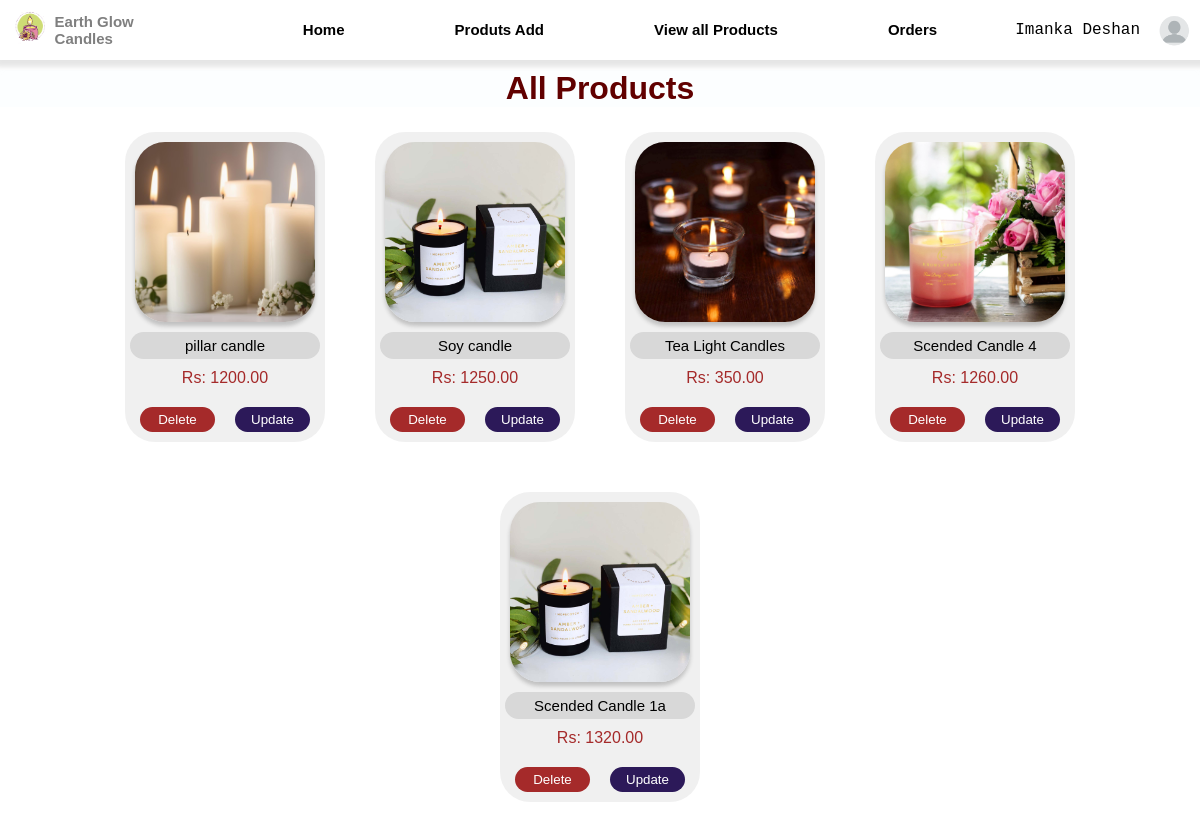
/Addmin/Viewproducts/viewprod.php, run on the app's committed database.
### tables this page shows
CREATE TABLE `products` (
  `prod_id` int(12) NOT NULL,
  `prod_name` varchar(50) NOT NULL,
  `prod_description` varchar(200) NOT NULL,
  `prod_price` int(12) NOT NULL,
  `prod_image` varchar(255) NOT NULL,
  `prod_status` varchar(30) NOT NULL,
  `prod_category` varchar(50) DEFAULT NULL
);

### Addmin/Viewproducts/viewprod.php (the view, shortened to what this page needs)
<!DOCTYPE html>
<html lang="en">
<head>
    <link rel="stylesheet" href="viewproducts.css">
</head>
<body>
<?php require_once '../Header.php'; ?>
<h1> All Products </h1>
<div class="prod-page">
    <?php
require_once '../../db.inc.php';
$sql = "SELECT prod_id, prod_name, prod_description, prod_price, prod_image FROM products WHERE prod_status = 'active'";
$result = mysqli_query($conn, $sql);
if (mysqli_num_rows($result) > 0) {
    while ($row = mysqli_fetch_assoc($result)) {
    ?>
        <div class="prod-container"> <?php
            echo '<div class="product-box">';
            echo '<img src="../Addproducts/products/' . htmlspecialchars($row['prod_image']) . '" alt="" class="product-image">';
            echo '<h2 class="product-name">' . htmlspecialchars($row['prod_name']) . '</h2>';
            echo '<p class="prod-price">Rs: ' . htmlspecialchars($row['prod_price']) .'.00</p>';
            ?>
            <div class = "button">
                <form action="deleteprod.php" method="POST" >
                    <button type="submit" class="delete" onclick = "return confirm('Are you sure delete this product')">Delete</button>
                </form>
                <form action="../updateprod/updateprod.php" method="GET">
                    <button type="submit" class="update">Update</button>
                </form>
            </div>
        <?php
            echo '</div>';
    ?>
        </div>
     <?php
    }
} else {
    ?> <div class="errormsg"> <?php
    echo '<p class = "error">No active products available.</p>';
    ?> </div> <?php
}
?>
</div>
</body>
</html>

### Addmin/Viewproducts/viewproducts.css (style rules this page uses)
* { margin: 0px; font-family: 'Poppins', sans-serif; }
.prod-page { display: flex; flex-wrap: wrap; justify-content:center; align-items: center; }
h1 { font-family: 'Poppins', sans-serif; font-weight: 600; text-align: center; margin-top: 10px; color: #610000; background-color: rgb(240, 248, 255,0.2); backdrop-filter: blur(2px); }
.prod-container { display: flex; margin: 25px; gap:30px; }
.product-box { width:200px; height: auto; border-radius: 30px; background-color: rgba(226, 226, 226, 0.5); backdrop-filter: blur(5px); display: flex; flex-direction: column; align-items: center; }
.product-box img { width:180px; height: 180px; margin-top: 10px; border-radius: 30px; box-shadow: 0 4px 4px rgba(0, 0, 0, 0.2); }
.product-box .product-name { font-weight: 500; font-size: 15px; width: 180px; margin-bottom: 10px; background-color:rgba(0, 0, 0, 0.1); padding: 5px; border-radius: 30px; margin-top: 10px; text-align: center; }
.product-box .prod-price { color: brown; margin-bottom: 20px; }
.product-box .button { display:flex; gap: 20px; }
.product-box .button button { width:75px; border: none; border-radius: 25px; height: 25px; margin-bottom: 10px; }
.product-box .button .update { background-color:#2c1959; color: white; }
.product-box .button .delete { background-color: brown; color: white; }

### data on the page
products: prod_image (picture), prod_name "pillar candle", prod_price "1200"
products: prod_image (picture), prod_name "Soy candle", prod_price "1250"
products: prod_image (picture), prod_name "Tea Light Candles", prod_price "350"
products: prod_image (picture), prod_name "Scended Candle 4", prod_price "1260"
products: prod_image (picture), prod_name "Scended Candle 1a", prod_price "1320"
